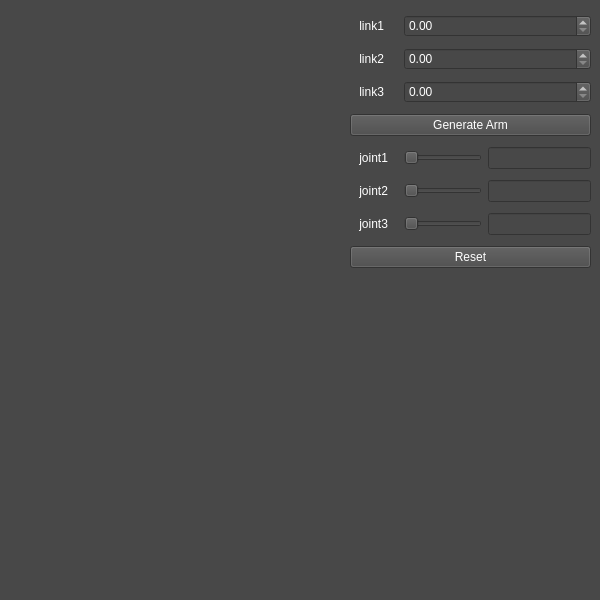
<?xml version="1.0" encoding="UTF-8"?>
<ui version="4.0">
 <class>MainWindow</class>
 <widget class="QMainWindow" name="MainWindow">
  <property name="geometry">
   <rect>
    <x>0</x>
    <y>0</y>
    <width>600</width>
    <height>600</height>
   </rect>
  </property>
  <property name="windowTitle">
   <string>MainWindow</string>
  </property>
  <property name="styleSheet">
   <string notr="true">background-color: rgb(72, 72, 72);
color: rgb(255, 255, 255)</string>
  </property>
  <widget class="ArmCanvasWidget" name="centralwidget">
   <widget class="QWidget" name="gridLayoutWidget">
    <property name="geometry">
     <rect>
      <x>350</x>
      <y>10</y>
      <width>241</width>
      <height>267</height>
     </rect>
    </property>
    <layout class="QGridLayout" name="gridLayout">
     <item row="5" column="3">
      <widget class="QLineEdit" name="joint1_qe"/>
     </item>
     <item row="4" column="0" colspan="4">
      <widget class="QPushButton" name="ga_btn">
       <property name="text">
        <string>Generate Arm</string>
       </property>
      </widget>
     </item>
     <item row="6" column="2">
      <widget class="QSlider" name="joint2_hs">
       <property name="orientation">
        <enum>Qt::Orientation::Horizontal</enum>
       </property>
      </widget>
     </item>
     <item row="2" column="2" colspan="2">
      <widget class="QDoubleSpinBox" name="link2_dsb"/>
     </item>
     <item row="6" column="3">
      <widget class="QLineEdit" name="joint2_qe"/>
     </item>
     <item row="7" column="1">
      <widget class="QLabel" name="joint3_lb">
       <property name="text">
        <string> joint3   </string>
       </property>
      </widget>
     </item>
     <item row="1" column="1">
      <widget class="QLabel" name="link_lb">
       <property name="text">
        <string> link1</string>
       </property>
      </widget>
     </item>
     <item row="5" column="2">
      <widget class="QSlider" name="joint1_hs">
       <property name="orientation">
        <enum>Qt::Orientation::Horizontal</enum>
       </property>
      </widget>
     </item>
     <item row="2" column="1">
      <widget class="QLabel" name="link2_lb">
       <property name="text">
        <string> link2</string>
       </property>
      </widget>
     </item>
     <item row="6" column="1">
      <widget class="QLabel" name="joint2_lb">
       <property name="text">
        <string> joint2</string>
       </property>
      </widget>
     </item>
     <item row="5" column="1">
      <widget class="QLabel" name="joint1_lb">
       <property name="text">
        <string> joint1</string>
       </property>
      </widget>
     </item>
     <item row="3" column="2" colspan="2">
      <widget class="QDoubleSpinBox" name="link3_dsb"/>
     </item>
     <item row="8" column="0" colspan="4">
      <widget class="QPushButton" name="reset_btn">
       <property name="text">
        <string>Reset</string>
       </property>
      </widget>
     </item>
     <item row="7" column="2">
      <widget class="QSlider" name="joint3_hs">
       <property name="orientation">
        <enum>Qt::Orientation::Horizontal</enum>
       </property>
      </widget>
     </item>
     <item row="1" column="2" colspan="2">
      <widget class="QDoubleSpinBox" name="link1_dsb"/>
     </item>
     <item row="3" column="1">
      <widget class="QLabel" name="link3_lb">
       <property name="text">
        <string> link3</string>
       </property>
      </widget>
     </item>
     <item row="7" column="3">
      <widget class="QLineEdit" name="joint3_qe"/>
     </item>
    </layout>
   </widget>
  </widget>
 </widget>
 <customwidgets>
  <customwidget>
   <class>ArmCanvasWidget</class>
   <extends>QWidget</extends>
   <header>armcanvaswidget.h</header>
   <container>1</container>
  </customwidget>
 </customwidgets>
 <resources/>
 <connections/>
</ui>
